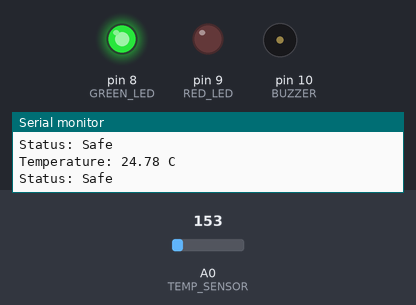
This sketch was run on a simulated Arduino Uno, built with avr-gcc and run on an emulated ATmega328P. Parts: output pins drawn as LEDs (lit = HIGH), buzzer (waves = sounding), the last lines printed to the serial monitor. The test bench sets the inputs (shaded band); at power-on: A0 (TEMP_SENSOR) = 153.

Above: at 1.8 s.
1.9 s: A0 (TEMP_SENSOR) set to 188
3.4 s: A0 (TEMP_SENSOR) set to 219
At 5.1 s:
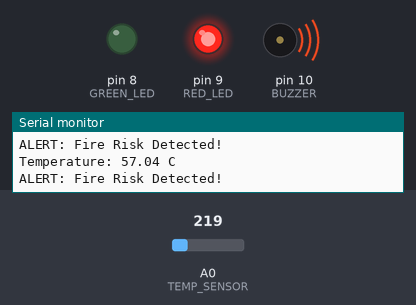
5.5 s: A0 (TEMP_SENSOR) set to 191
At 6.7 s:
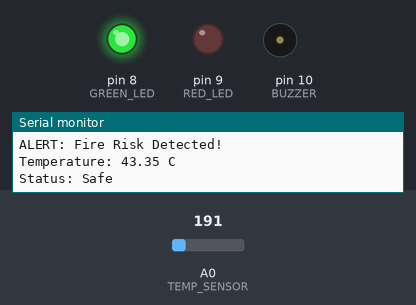
7.5 s: A0 (TEMP_SENSOR) set to 221
At 8.3 s:
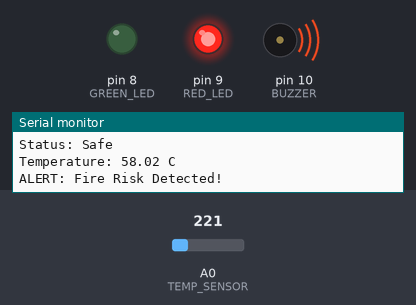
Timing chart, 0 to 10.5 s (numbered marks = the images above; inputs shaded):
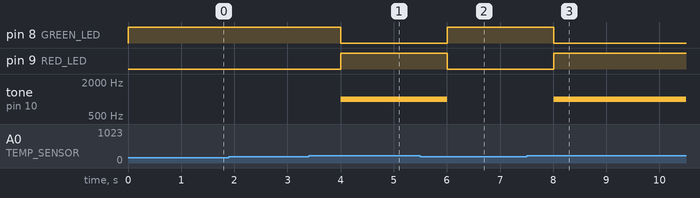

The sketch:

smart_fire_detection.ino
```cpp
/*
 Smart Fire Detection & Alert System

 Hardware:
 Arduino Uno
 TMP36 Temperature Sensor
 Red LED
 Green LED
 Buzzer
*/

#define TEMP_SENSOR A0
#define GREEN_LED 8
#define RED_LED 9
#define BUZZER 10


float temperature = 0;


void setup()
{
  pinMode(GREEN_LED, OUTPUT);
  pinMode(RED_LED, OUTPUT);
  pinMode(BUZZER, OUTPUT);

  Serial.begin(9600);

  Serial.println("Fire Detection System Started");
}


void loop()
{
  int sensorValue = analogRead(TEMP_SENSOR);


  float voltage = sensorValue * (5.0 / 1023.0);


  temperature = (voltage - 0.5) * 100;


  Serial.print("Temperature: ");
  Serial.print(temperature);
  Serial.println(" C");


  if(temperature >= 50)
  {
    digitalWrite(RED_LED, HIGH);
    digitalWrite(GREEN_LED, LOW);

    tone(BUZZER,1000);

    Serial.println("ALERT: Fire Risk Detected!");
  }
  else
  {
    digitalWrite(GREEN_LED,HIGH);
    digitalWrite(RED_LED,LOW);

    noTone(BUZZER);

    Serial.println("Status: Safe");
  }


  delay(1000);
}
```

Measured:
- the behaviour switches between 204 and 205 on A0 (TEMP_SENSOR) (found by bisection; images 0 and 1)
- after the input at 3.4 s, pin 8 (GREEN_LED): HIGH → LOW after 0.61 s; pin 9 (RED_LED): LOW → HIGH after 0.61 s; tone on pin 10 (BUZZER): silent → 1000 Hz after 0.61 s
- after the input at 5.5 s, pin 8 (GREEN_LED): LOW → HIGH after 0.51 s; pin 9 (RED_LED): HIGH → LOW after 0.51 s; tone on pin 10 (BUZZER): 1000 Hz → silent after 0.51 s
- after the input at 7.5 s, pin 8 (GREEN_LED): HIGH → LOW after 0.51 s; pin 9 (RED_LED): LOW → HIGH after 0.51 s; tone on pin 10 (BUZZER): silent → 1000 Hz after 0.51 s
